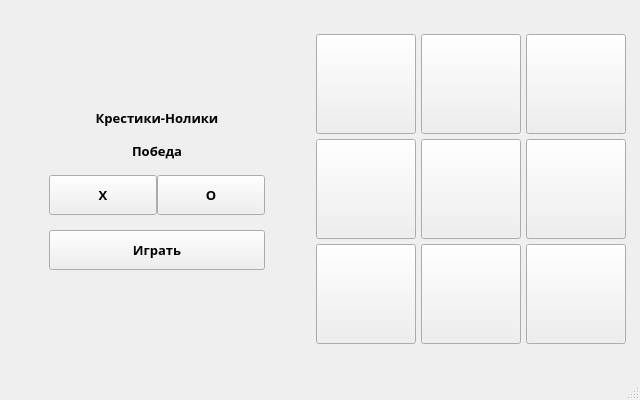
<?xml version="1.0" encoding="UTF-8"?>
<ui version="4.0">
 <class>MainWindow</class>
 <widget class="QMainWindow" name="MainWindow">
  <property name="geometry">
   <rect>
    <x>0</x>
    <y>0</y>
    <width>640</width>
    <height>400</height>
   </rect>
  </property>
  <property name="minimumSize">
   <size>
    <width>640</width>
    <height>400</height>
   </size>
  </property>
  <property name="maximumSize">
   <size>
    <width>750</width>
    <height>450</height>
   </size>
  </property>
  <property name="windowTitle">
   <string>Крестики-Нолики</string>
  </property>
  <widget class="QWidget" name="centralwidget">
   <layout class="QHBoxLayout" name="horizontalLayout_3">
    <item>
     <spacer name="horizontalSpacer">
      <property name="orientation">
       <enum>Qt::Horizontal</enum>
      </property>
      <property name="sizeType">
       <enum>QSizePolicy::Fixed</enum>
      </property>
      <property name="sizeHint" stdset="0">
       <size>
        <width>40</width>
        <height>20</height>
       </size>
      </property>
     </spacer>
    </item>
    <item>
     <layout class="QVBoxLayout" name="verticalLayout_2">
      <property name="spacing">
       <number>15</number>
      </property>
      <item>
       <spacer name="verticalSpacer_5">
        <property name="orientation">
         <enum>Qt::Vertical</enum>
        </property>
        <property name="sizeHint" stdset="0">
         <size>
          <width>20</width>
          <height>40</height>
         </size>
        </property>
       </spacer>
      </item>
      <item>
       <widget class="QLabel" name="gameNameLabel">
        <property name="font">
         <font>
          <family>Segoe Print</family>
          <pointsize>10</pointsize>
          <weight>75</weight>
          <bold>true</bold>
         </font>
        </property>
        <property name="text">
         <string>Крестики-Нолики</string>
        </property>
        <property name="alignment">
         <set>Qt::AlignCenter</set>
        </property>
       </widget>
      </item>
      <item>
       <widget class="QLabel" name="winLabel">
        <property name="font">
         <font>
          <family>Segoe Print</family>
          <pointsize>10</pointsize>
          <weight>75</weight>
          <bold>true</bold>
         </font>
        </property>
        <property name="text">
         <string>Победа</string>
        </property>
        <property name="alignment">
         <set>Qt::AlignCenter</set>
        </property>
       </widget>
      </item>
      <item>
       <layout class="QHBoxLayout" name="horizontalLayout_2">
        <property name="spacing">
         <number>0</number>
        </property>
        <item>
         <widget class="QPushButton" name="buttonX">
          <property name="minimumSize">
           <size>
            <width>0</width>
            <height>40</height>
           </size>
          </property>
          <property name="font">
           <font>
            <family>Segoe Print</family>
            <pointsize>10</pointsize>
            <weight>75</weight>
            <bold>true</bold>
           </font>
          </property>
          <property name="styleSheet">
           <string notr="true"/>
          </property>
          <property name="text">
           <string>X</string>
          </property>
         </widget>
        </item>
        <item>
         <widget class="QPushButton" name="buttonO">
          <property name="minimumSize">
           <size>
            <width>0</width>
            <height>40</height>
           </size>
          </property>
          <property name="font">
           <font>
            <family>Segoe Print</family>
            <pointsize>10</pointsize>
            <weight>75</weight>
            <bold>true</bold>
           </font>
          </property>
          <property name="text">
           <string>O</string>
          </property>
         </widget>
        </item>
       </layout>
      </item>
      <item>
       <widget class="QPushButton" name="buttonPlay">
        <property name="minimumSize">
         <size>
          <width>0</width>
          <height>40</height>
         </size>
        </property>
        <property name="font">
         <font>
          <family>Segoe Print</family>
          <pointsize>10</pointsize>
          <weight>75</weight>
          <bold>true</bold>
         </font>
        </property>
        <property name="styleSheet">
         <string notr="true"/>
        </property>
        <property name="text">
         <string>Играть</string>
        </property>
       </widget>
      </item>
      <item>
       <spacer name="verticalSpacer_6">
        <property name="orientation">
         <enum>Qt::Vertical</enum>
        </property>
        <property name="sizeHint" stdset="0">
         <size>
          <width>20</width>
          <height>40</height>
         </size>
        </property>
       </spacer>
      </item>
     </layout>
    </item>
    <item>
     <spacer name="horizontalSpacer_2">
      <property name="orientation">
       <enum>Qt::Horizontal</enum>
      </property>
      <property name="sizeType">
       <enum>QSizePolicy::Fixed</enum>
      </property>
      <property name="sizeHint" stdset="0">
       <size>
        <width>40</width>
        <height>20</height>
       </size>
      </property>
     </spacer>
    </item>
    <item>
     <layout class="QGridLayout" name="gridLayout">
      <property name="sizeConstraint">
       <enum>QLayout::SetFixedSize</enum>
      </property>
      <property name="leftMargin">
       <number>5</number>
      </property>
      <property name="topMargin">
       <number>5</number>
      </property>
      <property name="rightMargin">
       <number>5</number>
      </property>
      <property name="bottomMargin">
       <number>5</number>
      </property>
      <property name="spacing">
       <number>5</number>
      </property>
      <item row="1" column="0">
       <widget class="QPushButton" name="button11">
        <property name="enabled">
         <bool>true</bool>
        </property>
        <property name="sizePolicy">
         <sizepolicy hsizetype="Fixed" vsizetype="Fixed">
          <horstretch>0</horstretch>
          <verstretch>0</verstretch>
         </sizepolicy>
        </property>
        <property name="minimumSize">
         <size>
          <width>100</width>
          <height>100</height>
         </size>
        </property>
        <property name="font">
         <font>
          <family>Segoe Print</family>
          <pointsize>6</pointsize>
          <weight>50</weight>
          <bold>false</bold>
         </font>
        </property>
        <property name="styleSheet">
         <string notr="true"/>
        </property>
        <property name="text">
         <string/>
        </property>
        <property name="flat">
         <bool>false</bool>
        </property>
       </widget>
      </item>
      <item row="1" column="2">
       <widget class="QPushButton" name="button13">
        <property name="sizePolicy">
         <sizepolicy hsizetype="Fixed" vsizetype="Fixed">
          <horstretch>0</horstretch>
          <verstretch>0</verstretch>
         </sizepolicy>
        </property>
        <property name="minimumSize">
         <size>
          <width>100</width>
          <height>100</height>
         </size>
        </property>
        <property name="text">
         <string/>
        </property>
       </widget>
      </item>
      <item row="3" column="0">
       <widget class="QPushButton" name="button31">
        <property name="sizePolicy">
         <sizepolicy hsizetype="Fixed" vsizetype="Fixed">
          <horstretch>0</horstretch>
          <verstretch>0</verstretch>
         </sizepolicy>
        </property>
        <property name="minimumSize">
         <size>
          <width>100</width>
          <height>100</height>
         </size>
        </property>
        <property name="text">
         <string/>
        </property>
       </widget>
      </item>
      <item row="4" column="1">
       <spacer name="verticalSpacer_8">
        <property name="orientation">
         <enum>Qt::Vertical</enum>
        </property>
        <property name="sizeHint" stdset="0">
         <size>
          <width>20</width>
          <height>40</height>
         </size>
        </property>
       </spacer>
      </item>
      <item row="2" column="2">
       <widget class="QPushButton" name="button23">
        <property name="sizePolicy">
         <sizepolicy hsizetype="Fixed" vsizetype="Fixed">
          <horstretch>0</horstretch>
          <verstretch>0</verstretch>
         </sizepolicy>
        </property>
        <property name="minimumSize">
         <size>
          <width>100</width>
          <height>100</height>
         </size>
        </property>
        <property name="text">
         <string/>
        </property>
       </widget>
      </item>
      <item row="1" column="1">
       <widget class="QPushButton" name="button12">
        <property name="sizePolicy">
         <sizepolicy hsizetype="Fixed" vsizetype="Fixed">
          <horstretch>0</horstretch>
          <verstretch>0</verstretch>
         </sizepolicy>
        </property>
        <property name="minimumSize">
         <size>
          <width>100</width>
          <height>100</height>
         </size>
        </property>
        <property name="text">
         <string/>
        </property>
       </widget>
      </item>
      <item row="3" column="2">
       <widget class="QPushButton" name="button33">
        <property name="sizePolicy">
         <sizepolicy hsizetype="Fixed" vsizetype="Fixed">
          <horstretch>0</horstretch>
          <verstretch>0</verstretch>
         </sizepolicy>
        </property>
        <property name="minimumSize">
         <size>
          <width>100</width>
          <height>100</height>
         </size>
        </property>
        <property name="text">
         <string/>
        </property>
       </widget>
      </item>
      <item row="0" column="1">
       <spacer name="verticalSpacer_7">
        <property name="orientation">
         <enum>Qt::Vertical</enum>
        </property>
        <property name="sizeHint" stdset="0">
         <size>
          <width>20</width>
          <height>40</height>
         </size>
        </property>
       </spacer>
      </item>
      <item row="3" column="1">
       <widget class="QPushButton" name="button32">
        <property name="sizePolicy">
         <sizepolicy hsizetype="Fixed" vsizetype="Fixed">
          <horstretch>0</horstretch>
          <verstretch>0</verstretch>
         </sizepolicy>
        </property>
        <property name="minimumSize">
         <size>
          <width>100</width>
          <height>100</height>
         </size>
        </property>
        <property name="text">
         <string/>
        </property>
       </widget>
      </item>
      <item row="2" column="0">
       <widget class="QPushButton" name="button21">
        <property name="sizePolicy">
         <sizepolicy hsizetype="Fixed" vsizetype="Fixed">
          <horstretch>0</horstretch>
          <verstretch>0</verstretch>
         </sizepolicy>
        </property>
        <property name="minimumSize">
         <size>
          <width>100</width>
          <height>100</height>
         </size>
        </property>
        <property name="text">
         <string/>
        </property>
       </widget>
      </item>
      <item row="2" column="1">
       <widget class="QPushButton" name="button22">
        <property name="sizePolicy">
         <sizepolicy hsizetype="Fixed" vsizetype="Fixed">
          <horstretch>0</horstretch>
          <verstretch>0</verstretch>
         </sizepolicy>
        </property>
        <property name="minimumSize">
         <size>
          <width>100</width>
          <height>100</height>
         </size>
        </property>
        <property name="text">
         <string/>
        </property>
       </widget>
      </item>
     </layout>
    </item>
   </layout>
  </widget>
  <widget class="QMenuBar" name="menubar">
   <property name="geometry">
    <rect>
     <x>0</x>
     <y>0</y>
     <width>640</width>
     <height>26</height>
    </rect>
   </property>
  </widget>
  <widget class="QStatusBar" name="statusbar"/>
 </widget>
 <resources/>
 <connections/>
</ui>
